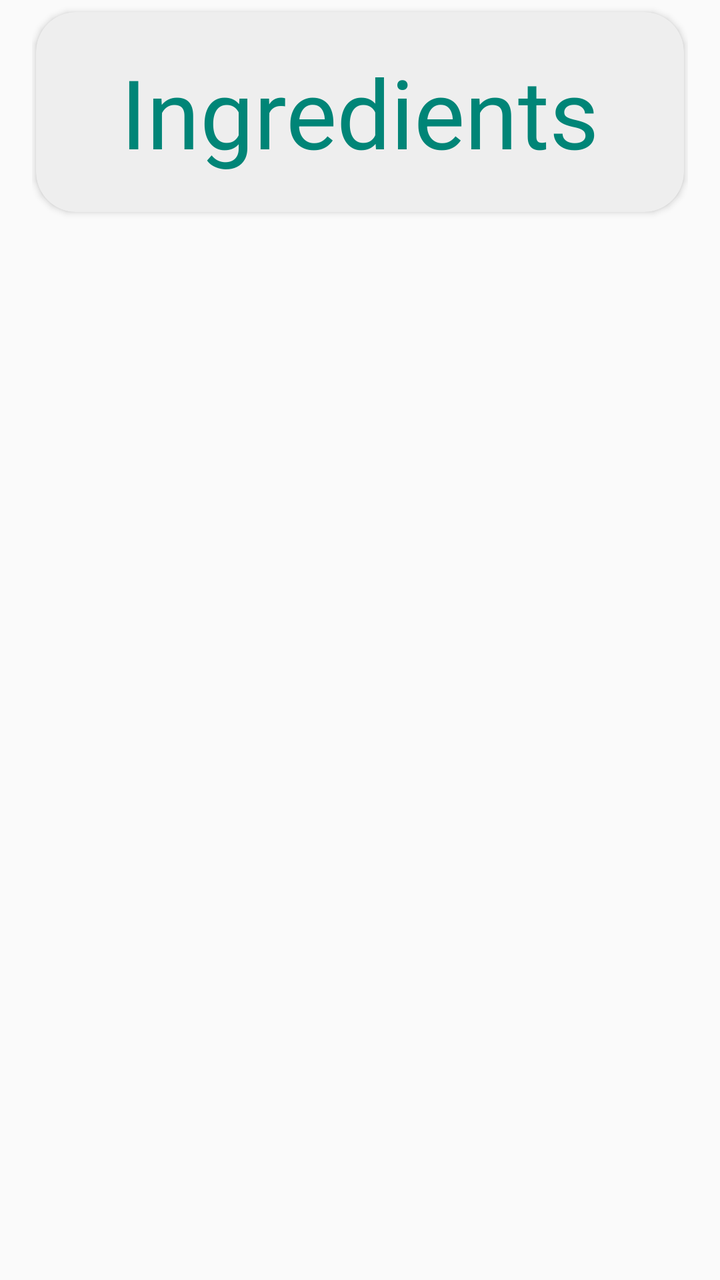
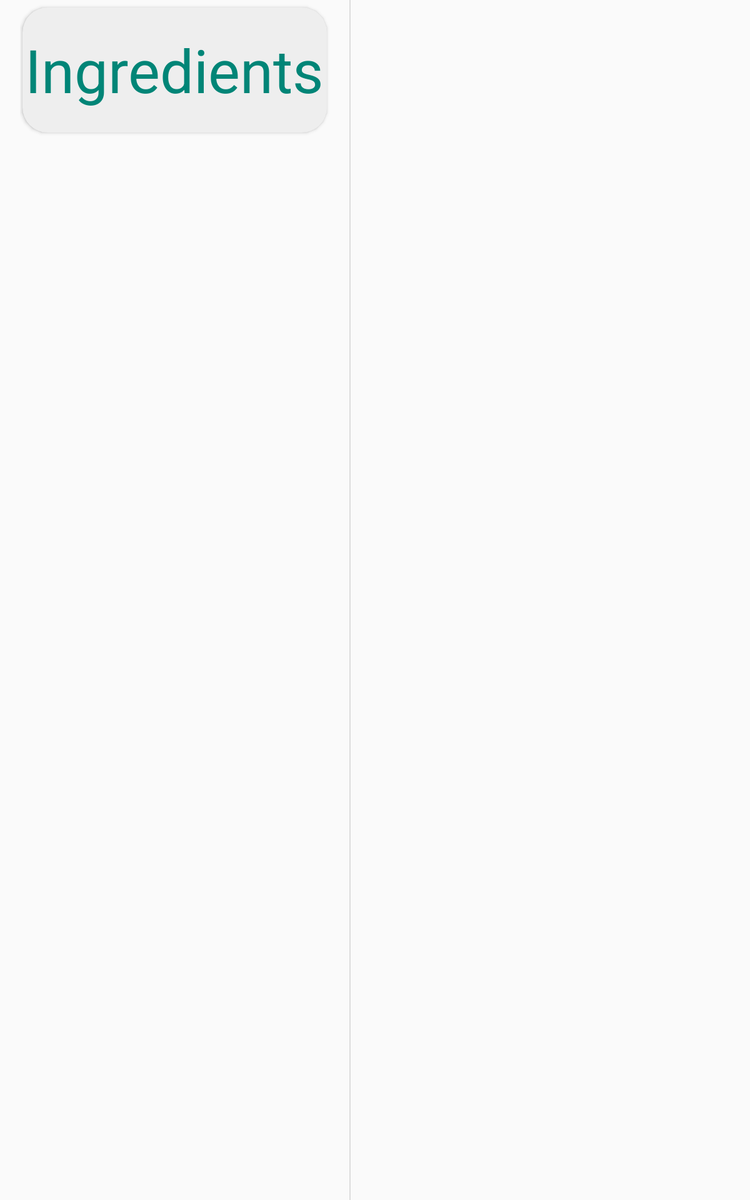

Compare how this app lays out the same screen by default and in its alternative resource folder. The renders come first, then the two layout files and the values they reference.
<!-- AndroidManifest.xml: application theme AppTheme -->
<!-- res/layout/step_list.xml -->
<?xml version="1.0" encoding="utf-8"?>
<LinearLayout xmlns:android="http://schemas.android.com/apk/res/android"
    xmlns:app="http://schemas.android.com/apk/res-auto"
    xmlns:tools="http://schemas.android.com/tools"
    android:layout_width="match_parent"
    android:layout_height="match_parent"
    android:layout_marginLeft="@dimen/horizontal_margin"
    android:layout_marginRight="@dimen/horizontal_margin"
    android:orientation="vertical">

    <androidx.cardview.widget.CardView
        style="@style/CardView.Recipe"
        android:layout_width="match_parent"
        android:minHeight="@dimen/min_height"
        android:layout_height="wrap_content">

        <TextView
            style="@style/CardView.Recipe.Text"
            android:layout_width="wrap_content"
            android:layout_height="wrap_content"
            android:text="@string/ingredients" />

    </androidx.cardview.widget.CardView>

    <androidx.recyclerview.widget.RecyclerView
        android:id="@+id/step_recycler_view"
        android:layout_width="match_parent"
        android:layout_height="match_parent"
        app:layoutManager="LinearLayoutManager"
        tools:itemCount="4"
        tools:listitem="@layout/step_content">

    </androidx.recyclerview.widget.RecyclerView>

</LinearLayout>
<!-- res/layout/step_content.xml (included above) -->
<?xml version="1.0" encoding="utf-8"?>
<androidx.cardview.widget.CardView xmlns:android="http://schemas.android.com/apk/res/android"
    xmlns:app="http://schemas.android.com/apk/res-auto"
    xmlns:tools="http://schemas.android.com/tools"
    android:layout_width="match_parent"
    android:layout_height="100dp"
    style="@style/CardView.Recipe">

    <TextView
        style="@style/CardView.Recipe.Text"
        android:id="@+id/step_title"
        android:layout_width="wrap_content"
        android:layout_height="wrap_content"
        android:textSize="@dimen/step_title"
        android:textAlignment="center"
        tools:text="Step Title" />

</androidx.cardview.widget.CardView>
<!-- resources referenced by this layout -->
<resources>
  <dimen name="horizontal_margin">16dp</dimen>
  <dimen name="min_height">100dp</dimen>
  <dimen name="step_title">24sp</dimen>
  <string name="ingredients">Ingredients</string>
  <style name="CardView.Recipe">
          <item name="android:layout_marginStart">@dimen/card_horizontal_margin</item>
          <item name="android:layout_marginEnd">@dimen/card_horizontal_margin</item>
          <item name="android:layout_marginTop">@dimen/card_vertical_margin</item>
          <item name="android:layout_marginBottom">@dimen/card_vertical_margin</item>
          <item name="android:elevation">@dimen/card_elevation</item>
          <item name="cardBackgroundColor">@color/cardBackground</item>
          <item name="cardCornerRadius">@dimen/card_corner</item>
      </style>
  <style name="CardView.Recipe.Text">
          <item name="android:layout_gravity">center</item>
          <item name="android:textColor">@color/colorPrimary</item>
          <item name="android:textSize">@dimen/card_title</item>
      </style>
  <style name="AppTheme" parent="Theme.AppCompat.Light.DarkActionBar">
          
          <item name="colorPrimary">@color/colorPrimary</item>
          <item name="colorPrimaryDark">@color/colorPrimaryDark</item>
          <item name="colorAccent">@color/colorAccent</item>
      </style>
  <dimen name="card_horizontal_margin">2dp</dimen>
  <dimen name="card_vertical_margin">6dp</dimen>
  <dimen name="card_elevation">10dp</dimen>
  <color name="cardBackground">#EEEEEE</color>
  <dimen name="card_corner">20dp</dimen>
  <color name="colorPrimary">#008577</color>
  <dimen name="card_title">48sp</dimen>
  <color name="colorPrimaryDark">#00574B</color>
  <color name="colorAccent">#D81B60</color>
</resources>
<!-- res/layout-sw600dp/step_list.xml (the repository's variant of the layout above) -->
<!-- drawn on a 7-inch tablet held upright -->
<?xml version="1.0" encoding="utf-8"?>
<LinearLayout xmlns:android="http://schemas.android.com/apk/res/android"
    xmlns:app="http://schemas.android.com/apk/res-auto"
    xmlns:tools="http://schemas.android.com/tools"
    android:layout_width="match_parent"
    android:layout_height="match_parent"
    android:divider="?attr/dividerHorizontal"
    android:orientation="horizontal"
    android:showDividers="middle">

    <LinearLayout
        android:layout_width="wrap_content"
        android:layout_height="wrap_content"
        android:layout_marginLeft="@dimen/horizontal_margin"
        android:layout_marginRight="@dimen/horizontal_margin"

        android:orientation="vertical">

        <androidx.cardview.widget.CardView
            android:id="@+id/ingredients"
            style="@style/CardView.Recipe"
            android:layout_width="wrap_content"
            android:layout_height="match_parent"
            android:minHeight="@dimen/min_height">

            <TextView
                style="@style/CardView.Recipe.Text"
                android:layout_width="match_parent"
                android:layout_height="wrap_content"
                android:text="@string/ingredients" />

        </androidx.cardview.widget.CardView>

        <androidx.recyclerview.widget.RecyclerView
            android:id="@+id/step_recycler_view"
            android:layout_width="match_parent"
            android:layout_height="match_parent"
            app:layoutManager="LinearLayoutManager"
            tools:itemCount="4"
            tools:listitem="@layout/step_content">

        </androidx.recyclerview.widget.RecyclerView>


    </LinearLayout>

    <FrameLayout
        android:id="@+id/item_detail_container"
        android:layout_width="0dp"
        android:layout_height="match_parent"
        android:layout_weight="3">
    </FrameLayout>
</LinearLayout>
